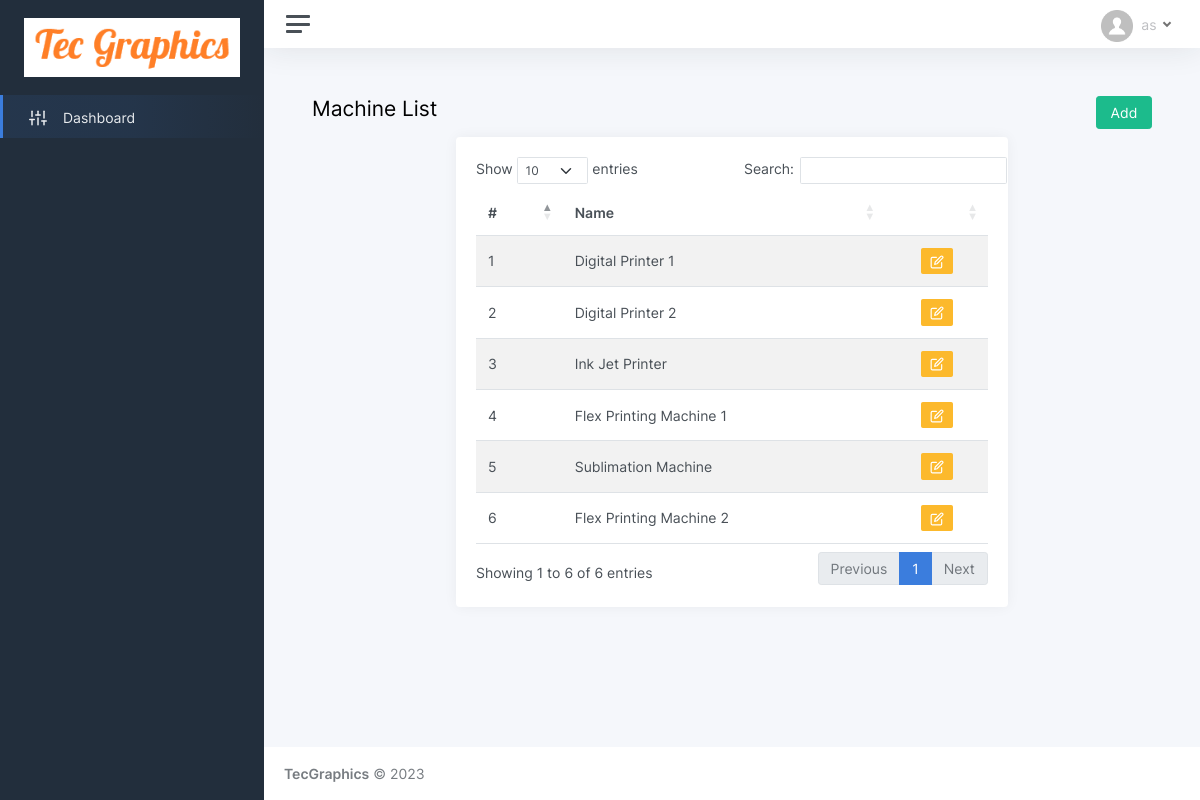
The page /machine_list.php on the database its author committed.
### tables this page shows
CREATE TABLE IF NOT EXISTS `machine` (
  `id` int(11) NOT NULL AUTO_INCREMENT,
  `name` varchar(35) NOT NULL,
  PRIMARY KEY (`id`)
);

### machine_list.php (the view, shortened to what this page needs)
<!DOCTYPE html>
<html lang="en">
<head>
	<?php include('header.php'); ?>
</head>
<body>
	<div class="wrapper">
	<?php include('sidebar.php'); ?>
		<div class="main">
		<?php include('topbar.php'); ?>
			<main class="content">
				<div class="container-fluid p-0">
					<div class="row">
					<h1 class="h3 mb-3 col-10">Machine List</h1>
					<div class="col-2" align="right"><a href="machine_register.php"><button class="btn btn-success">Add</button></a></div>
					</div>
					<div class="row">
						<div class="col-8 offset-2">
							<div class="card">
								<div class="card-body">
									<table id="datatables-reponsive" class="table table-striped" style="width:100%">
										<thead>
										  <tr>
											<th>#</th>
											<th>Name</th>
											<th>&nbsp;</th>
										  </tr>
										</thead>
										<tbody>
										  <?php
										  $i = 1;
										  $select_mach = mysqli_query($con, "SELECT * FROM machine");
										  while($result_mach = mysqli_fetch_array($select_mach)){
										  ?>
										  <tr>
											<td><?php echo $i; ?></td>
											<td><?php echo $result_mach['name']; ?></td>
											<td align="center"><a href="machine_register.php?id=<?php echo $result_mach['id']; ?>" ><button type="button" class="btn btn-sm btn-warning" ><i data-feather="edit"></i></button></a></td>
										 </tr>
										  <?php $i++; } ?>
										</tbody>
									</table>
								</div>
							</div>
						</div>
					</div>
				</div>
			</main>
			<?php include('footer.php'); ?>
		</div>
	</div>
</body>
</html>

### rows shown on the page
machine: name "Digital Printer 1"
machine: name "Digital Printer 2"
machine: name "Ink Jet Printer"
machine: name "Flex Printing Machine 1"
machine: name "Sublimation Machine"
machine: name "Flex Printing Machine 2"
